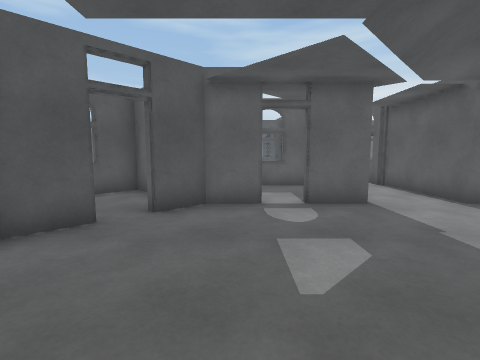
View 1 (above)

24 first-person views from a walk through a Unity game level. The camera is 1.3 m above the floor, tilts 6° down and sees 85° across. The floor is counted in squares, 1 m on a side. Each view is taken from the middle of a square. On the plan, view 1 faces up. The plan holds only what a view shows up to about 13 squares ahead; the rest is blank. The place goes on beyond the plan. The player character is not drawn. Door leaves are left out, so doorways stand open.

View 2
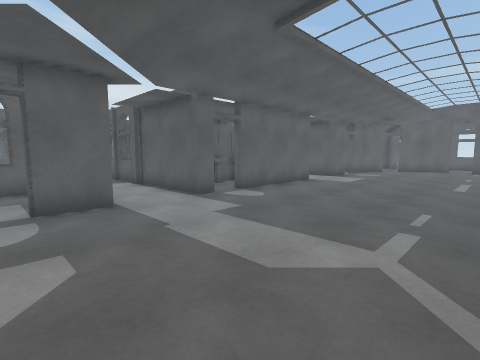

View 3
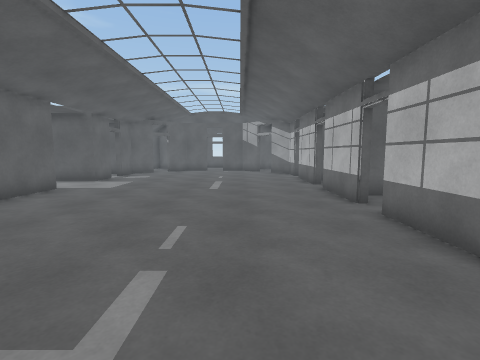

View 4
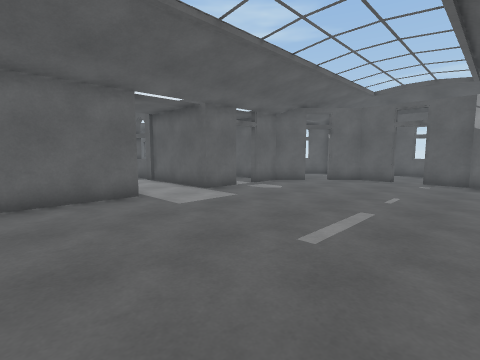

View 5
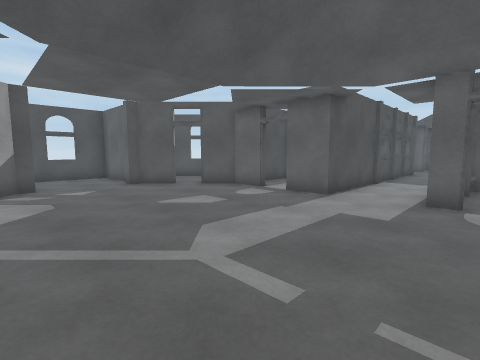

View 6
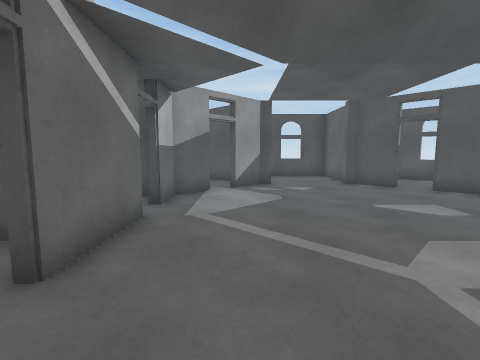

View 7
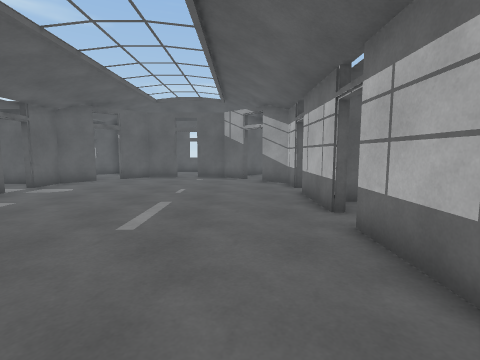

View 8
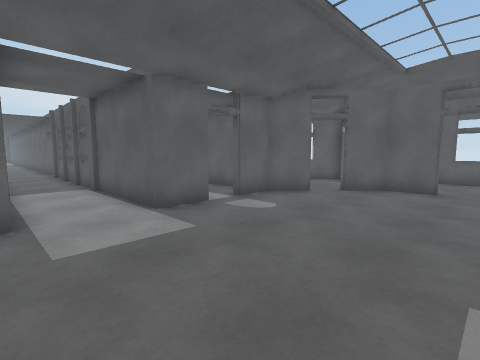

View 9
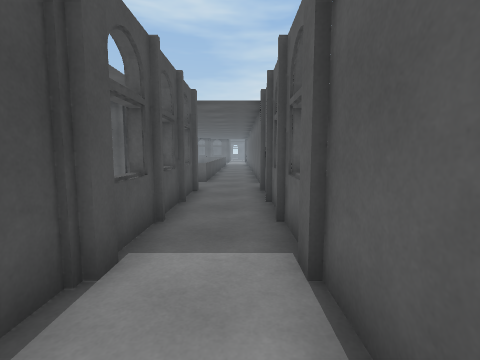

View 10
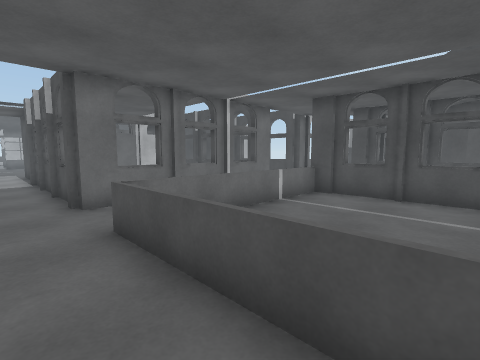

View 11
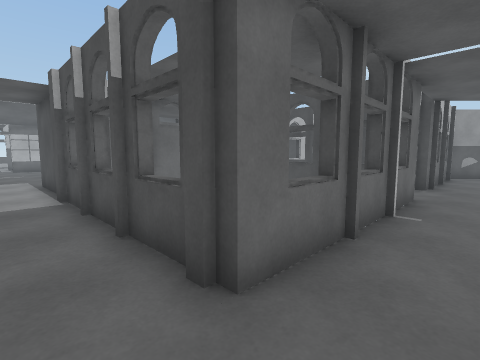

View 12
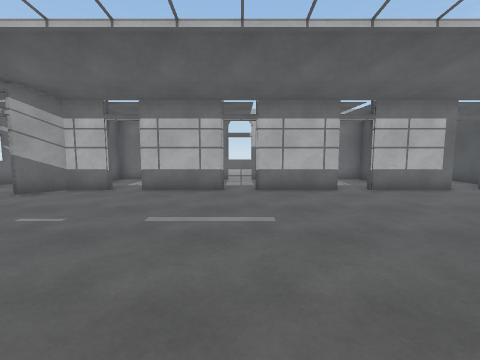

View 13
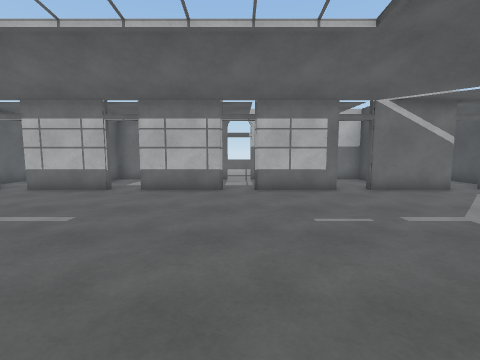

View 14
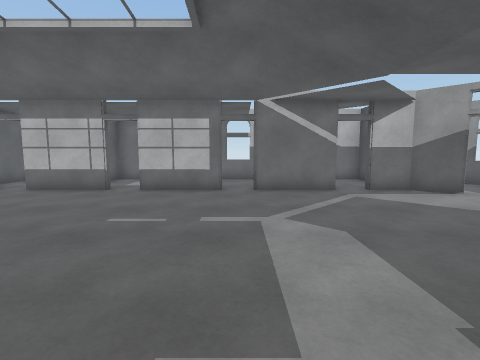

View 15
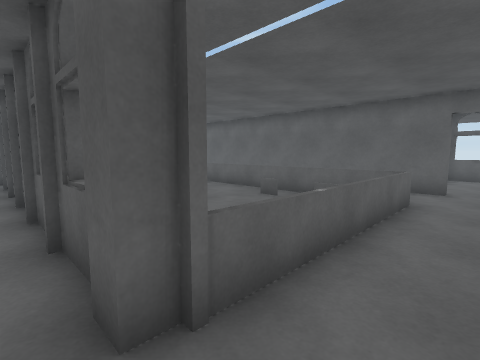

View 16
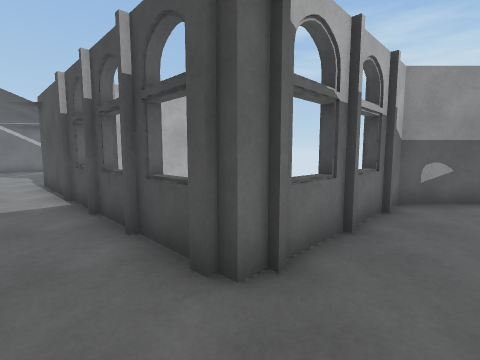

View 17
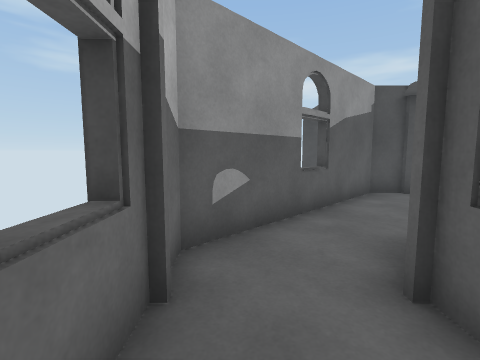

View 18
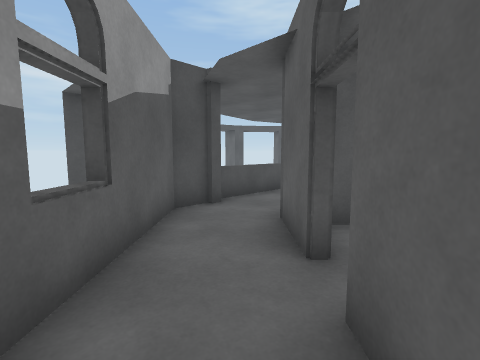

View 19
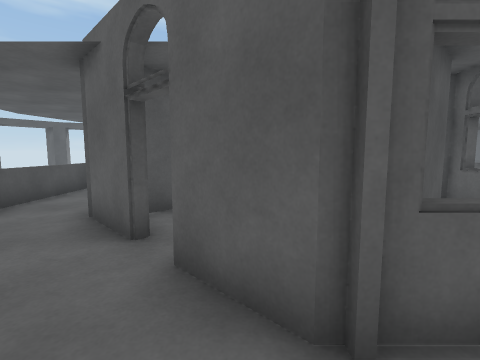

View 20
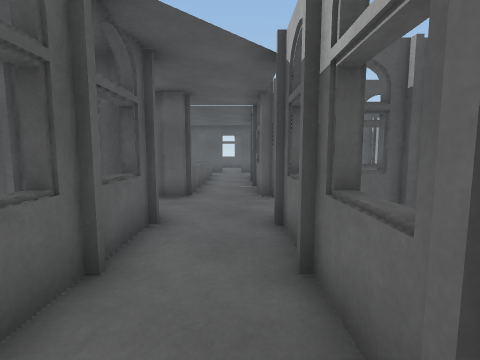

View 21
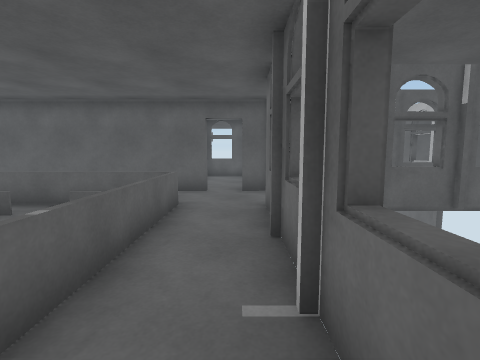

View 22
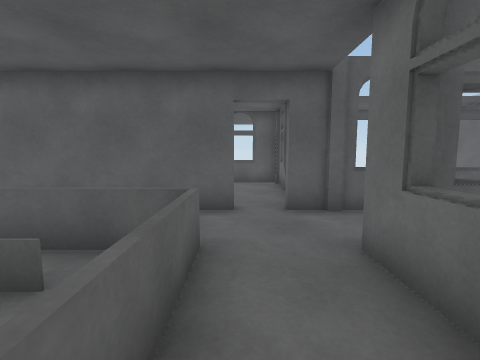

View 23
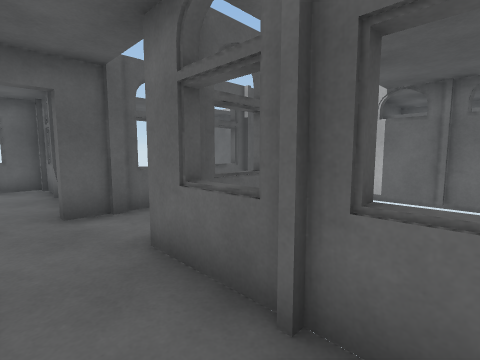

View 24
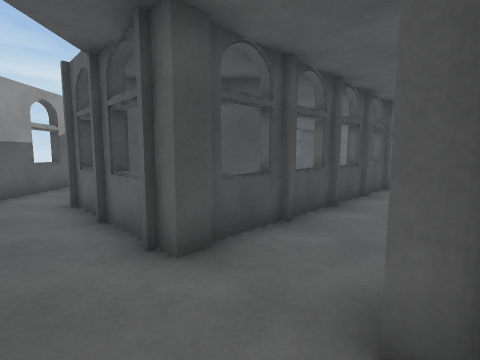

### Floor plan
Key: @ floor where view 1 was taken; # wall or solid block; x gap in a wall; . floor; = window, fence, low wall or low ledge.
Columns run from 8 left of view 1 to 22 right of it. Each row starts with its distance up from view 1.
 25 =..        =..    ...= #
 24 =.. #     ##..#......=.#
 23 ##.##     #=..=......= #
 22  #..##   ###..#......=.#
 21  ##..##### =..=......=.#
 20   #=..##=#=#..#=======.#    #
 19   ###..................x....=
 18     ##.................#  ###
 17      ###=#=#..#=#=#=#..#
 16            =..=     =..=
 15            #..#     #..#
 14            =..=     =..=
 13            #..#     #..#
 12            =..=     =..=
 11           ##..#######..#
 10        ##=##..#.    #..##=##
  9        #...#..#.#####..#  .#
  8        #...#..#...  #..# ..#
  7        ##.##..#.#####..##.###
  6      .##....................#.
  5      #.......................#
  4  #####.......................##
  3 ##............................#
  2 #=............................#
  1 ##............................#
  0     #...@.....................#
 -1    ###.......................##
 -2      .........................
 -3       ###.###.###.###.###.###
 -4        #.. #... ...#...# ..#
 -5        #.. #... ...#...# ..#
 -6        #.  #...#...#...#  .#
 -7        ##  ##=###=###=##  ##

Where each view was taken, in squares from view 1:
view 1: 0 up, 0 right, facing up
view 2: 0 up, 1 right, facing up-right
view 3: 0 up, 3 right, facing right
view 4: 1 down, 9 right, facing up-right
view 5: 1 down, 7 right, facing up-left
view 6: 1 down, 7 right, facing left
view 7: 1 down, 8 right, facing right
view 8: 1 up, 12 right, facing up-right
view 9: 8 up, 14 right, facing up
view 10: 24 up, 14 right, facing down-left
view 11: 19 up, 14 right, facing down-left
view 12: 6 up, 13 right, facing down
view 13: 6 up, 9 right, facing down
view 14: 6 up, 5 right, facing down
view 15: 18 up, 5 right, facing up-right
view 16: 19 up, 5 right, facing down-left
view 17: 18 up, 1 right, facing left
view 18: 19 up, 2 left, facing up-left
view 19: 18 up, 2 left, facing up
view 20: 18 up, 2 left, facing right
view 21: 18 up, 6 right, facing right
view 22: 19 up, 9 right, facing right
view 23: 19 up, 9 right, facing down-right
view 24: 18 up, 6 right, facing up-left
